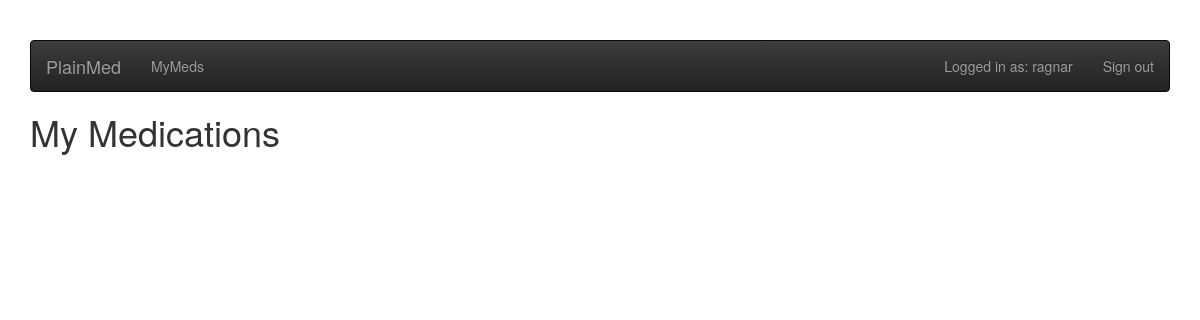
Before: /mymeds (signed in) with the older database file.
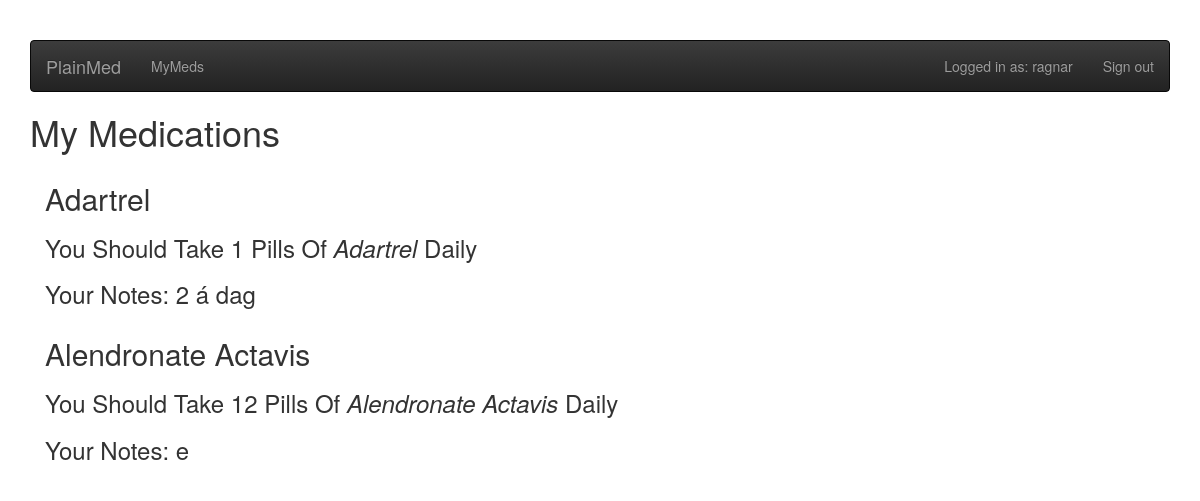
After: the same page with the newer database file.
### app/mod_auth/models.py (models this page shows, shortened)
class User(db.Model, UserMixin):
	id = db.Column(db.Integer(), primary_key=True)
	username = db.Column(db.String(128), nullable=False, unique=True)
	password = db.Column(db.String(192), nullable=False)
	def is_authenticated(self):
		return True

### app/mod_index/models.py (models this page shows, shortened)
class MedicineUser(db.Model):
    id = db.Column(db.Integer(), primary_key=True)
    user = db.Column(db.Integer(), db.ForeignKey('user.id', ondelete='CASCADE'))
    med = db.Column(db.Integer(), db.ForeignKey('medicine.id', ondelete='CASCADE'))
    amount = db.Column(db.Integer(), nullable=False)
    intake = db.Column(db.String(192), nullable=False)
    notes = db.Column(db.String(192), nullable=True)

class Medicine(db.Model):
    id = db.Column(db.Integer(), primary_key=True)
    name = db.Column(db.String(), nullable=False)
    shortname = db.Column(db.String(), nullable=False, unique=True)

### app/mod_index/controllers.py (the view)
@mod_index.route('mymeds')
@login_required
def mymeds():
    medications = db.session.query(
        MedicineUser, Medicine)\
        .join(Medicine)
    return render_template('mymeds.html', meds=medications)

### app/__init__.py (called while the page is built)
@login_manager.user_loader
def load_user(id):
    return User.query.get(id)

@app.before_request
def before_request():
    g.user = current_user

### app/mod_index/templates/mymeds.html
{% extends "base.html" %}
{%- block container -%}
<h1>My Medications</h1>
{% for m in meds %}
<div class='container'>
	<h2>{{m.Medicine.name}}</h2>
	{% if m.amount == 1 %}
		<h3> You Should Take {{m.MedicineUser.amount}} Pill Of <i>{{m.Medicine.name}}</i> {{m.MedicineUser.intake}}</h3>
	{% else %}
		<h3> You Should Take {{m.MedicineUser.amount}} Pills Of <i>{{m.Medicine.name}}</i> {{m.MedicineUser.intake}}</h3>
	{% endif %}
	<h3> Your Notes: {{m.MedicineUser.notes}}</h3>
</div>
{% endfor %}
{% endblock %}

### app/templates/base.html (shortened to what this page needs)
<!DOCTYPE html>
<html>
	<head>
		<link rel="stylesheet" href="{{ url_for('static', filename='style.css') }}">
		<link rel="stylesheet" href="https://maxcdn.bootstrapcdn.com/bootstrap/3.3.4/css/bootstrap.min.css">
		<link rel="stylesheet" href="https://maxcdn.bootstrapcdn.com/bootstrap/3.3.4/css/bootstrap-theme.min.css">
	</head>
	<body>
		<div class="container">
            {% if g.user.is_authenticated() %}
                {% include "nav.html" %}
            {% endif %}
			{%- block container -%}
			{%- endblock -%}
		</div>
	</body>
</html>

### app/templates/nav.html
    <nav class="navbar navbar-inverse">
      <div class="container-fluid">
        <div class="navbar-header">
          <a class="navbar-brand" href="{{ url_for('index.index') }}">PlainMed</a>
        </div>
        <div>
          <ul class="nav navbar-nav">
            <li><a href="{{ url_for('index.mymeds') }}">MyMeds</a></li>
          </ul>
          <ul class="nav navbar-nav navbar-right">
            {% if not g.user.is_authenticated() %}
              <li><a href="{{ url_for('auth.login') }}">Sign In</a></li>
              <li><a href="{{ url_for('auth.signup') }}">Sign Up</a></li>
            {% else %}
              <li><a>Logged in as: {{g.user.username}}</a></li>
              <li><a href="{{ url_for('auth.logout') }}">Sign out</a></li>
            {% endif %}
          </ul>
        </div>
      </div>
    </nav>

### app/static/style.css (style rules this page uses)
body { padding-top: 40px; padding-bottom: 40px; background-color: #eee; }

Changed rows visible on the page:
now on this page (row edited): MedicineUser: Medicine.name "Adartrel", MedicineUser.amount "1", MedicineUser.intake "Daily", MedicineUser.notes "2 á dag"
now on this page (row edited): MedicineUser: Medicine.name "Alendronate Actavis", MedicineUser.amount "12", MedicineUser.intake "Daily", MedicineUser.notes "e"
